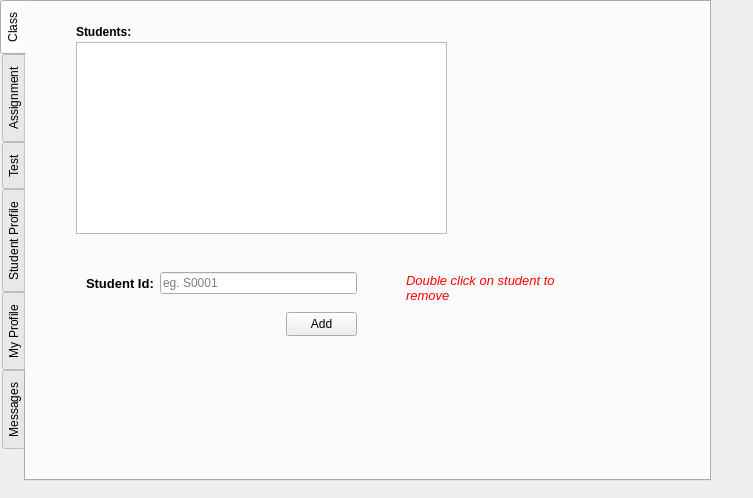
<?xml version="1.0" encoding="UTF-8"?>
<ui version="4.0">
 <class>teachers</class>
 <widget class="QMainWindow" name="teachers">
  <property name="geometry">
   <rect>
    <x>0</x>
    <y>0</y>
    <width>753</width>
    <height>498</height>
   </rect>
  </property>
  <property name="minimumSize">
   <size>
    <width>0</width>
    <height>0</height>
   </size>
  </property>
  <property name="maximumSize">
   <size>
    <width>753</width>
    <height>498</height>
   </size>
  </property>
  <property name="windowTitle">
   <string>Teacher</string>
  </property>
  <property name="windowIcon">
   <iconset resource="ssl.qrc">
    <normaloff>:/T.png</normaloff>:/T.png</iconset>
  </property>
  <widget class="QWidget" name="centralwidget">
   <widget class="QTabWidget" name="tabWidget">
    <property name="geometry">
     <rect>
      <x>0</x>
      <y>0</y>
      <width>711</width>
      <height>481</height>
     </rect>
    </property>
    <property name="tabPosition">
     <enum>QTabWidget::West</enum>
    </property>
    <property name="currentIndex">
     <number>0</number>
    </property>
    <widget class="QWidget" name="Class_tab">
     <attribute name="title">
      <string>Class</string>
     </attribute>
     <widget class="QTableView" name="studentlist_tableView">
      <property name="geometry">
       <rect>
        <x>50</x>
        <y>40</y>
        <width>371</width>
        <height>192</height>
       </rect>
      </property>
     </widget>
     <widget class="QLabel" name="label">
      <property name="geometry">
       <rect>
        <x>50</x>
        <y>20</y>
        <width>71</width>
        <height>20</height>
       </rect>
      </property>
      <property name="font">
       <font>
        <pointsize>9</pointsize>
        <italic>false</italic>
        <bold>true</bold>
        <underline>false</underline>
       </font>
      </property>
      <property name="text">
       <string>Students:</string>
      </property>
     </widget>
     <widget class="QWidget" name="formLayoutWidget">
      <property name="geometry">
       <rect>
        <x>60</x>
        <y>270</y>
        <width>271</width>
        <height>31</height>
       </rect>
      </property>
      <layout class="QFormLayout" name="formLayout">
       <item row="0" column="0">
        <widget class="QLabel" name="label_2">
         <property name="font">
          <font>
           <pointsize>10</pointsize>
           <bold>true</bold>
          </font>
         </property>
         <property name="text">
          <string>Student Id:</string>
         </property>
        </widget>
       </item>
       <item row="0" column="1">
        <widget class="QLineEdit" name="addStudent_lineEdit">
         <property name="placeholderText">
          <string>eg. S0001</string>
         </property>
        </widget>
       </item>
      </layout>
     </widget>
     <widget class="QPushButton" name="addStudent_pushButton">
      <property name="geometry">
       <rect>
        <x>260</x>
        <y>310</y>
        <width>71</width>
        <height>24</height>
       </rect>
      </property>
      <property name="text">
       <string>Add</string>
      </property>
     </widget>
     <widget class="QLabel" name="label_3">
      <property name="geometry">
       <rect>
        <x>380</x>
        <y>260</y>
        <width>151</width>
        <height>51</height>
       </rect>
      </property>
      <property name="font">
       <font>
        <pointsize>10</pointsize>
        <italic>true</italic>
        <bold>false</bold>
       </font>
      </property>
      <property name="styleSheet">
       <string notr="true">color: rgb(255, 0, 0);</string>
      </property>
      <property name="text">
       <string>Double click on student to remove</string>
      </property>
      <property name="alignment">
       <set>Qt::AlignLeading|Qt::AlignLeft|Qt::AlignVCenter</set>
      </property>
      <property name="wordWrap">
       <bool>true</bool>
      </property>
     </widget>
    </widget>
    <widget class="QWidget" name="Assignment">
     <attribute name="title">
      <string>Assignment</string>
     </attribute>
     <widget class="QTabWidget" name="tabWidget_2">
      <property name="geometry">
       <rect>
        <x>0</x>
        <y>-10</y>
        <width>681</width>
        <height>491</height>
       </rect>
      </property>
      <property name="styleSheet">
       <string notr="true"/>
      </property>
      <property name="tabPosition">
       <enum>QTabWidget::West</enum>
      </property>
      <property name="currentIndex">
       <number>1</number>
      </property>
      <widget class="QWidget" name="tab">
       <attribute name="title">
        <string>Upload</string>
       </attribute>
       <widget class="QDateTimeEdit" name="Start_dateTimeEdit">
        <property name="geometry">
         <rect>
          <x>360</x>
          <y>180</y>
          <width>141</width>
          <height>25</height>
         </rect>
        </property>
        <property name="displayFormat">
         <string>yyyy-mm-dd hh:mm AP</string>
        </property>
        <property name="calendarPopup">
         <bool>true</bool>
        </property>
       </widget>
       <widget class="QDateTimeEdit" name="End_dateTimeEdit_2">
        <property name="geometry">
         <rect>
          <x>360</x>
          <y>250</y>
          <width>141</width>
          <height>25</height>
         </rect>
        </property>
        <property name="displayFormat">
         <string>yyyy-mm-dd hh:mm AP</string>
        </property>
        <property name="calendarPopup">
         <bool>true</bool>
        </property>
       </widget>
       <widget class="QLabel" name="label_19">
        <property name="geometry">
         <rect>
          <x>30</x>
          <y>140</y>
          <width>91</width>
          <height>16</height>
         </rect>
        </property>
        <property name="font">
         <font>
          <pointsize>10</pointsize>
         </font>
        </property>
        <property name="text">
         <string>Select Students</string>
        </property>
       </widget>
       <widget class="QLabel" name="label_20">
        <property name="geometry">
         <rect>
          <x>360</x>
          <y>160</y>
          <width>61</width>
          <height>16</height>
         </rect>
        </property>
        <property name="font">
         <font>
          <bold>true</bold>
         </font>
        </property>
        <property name="text">
         <string>Start Time:</string>
        </property>
       </widget>
       <widget class="QLabel" name="label_21">
        <property name="geometry">
         <rect>
          <x>360</x>
          <y>230</y>
          <width>61</width>
          <height>16</height>
         </rect>
        </property>
        <property name="font">
         <font>
          <pointsize>9</pointsize>
          <bold>true</bold>
         </font>
        </property>
        <property name="text">
         <string>End Time:</string>
        </property>
       </widget>
       <widget class="QPushButton" name="selectAllStudents_pushButton_6">
        <property name="geometry">
         <rect>
          <x>20</x>
          <y>330</y>
          <width>101</width>
          <height>24</height>
         </rect>
        </property>
        <property name="text">
         <string>Select All</string>
        </property>
       </widget>
       <widget class="QPushButton" name="AssignmnetUpload_pushButton_7">
        <property name="geometry">
         <rect>
          <x>380</x>
          <y>380</y>
          <width>80</width>
          <height>24</height>
         </rect>
        </property>
        <property name="text">
         <string>Upload</string>
        </property>
       </widget>
       <widget class="QLineEdit" name="assignmentUpload_lineEdit_10">
        <property name="geometry">
         <rect>
          <x>30</x>
          <y>80</y>
          <width>231</width>
          <height>24</height>
         </rect>
        </property>
        <property name="placeholderText">
         <string>Choose File...(PDF only)</string>
        </property>
       </widget>
       <widget class="QToolButton" name="assignmentUpload_toolButton">
        <property name="geometry">
         <rect>
          <x>270</x>
          <y>80</y>
          <width>23</width>
          <height>23</height>
         </rect>
        </property>
        <property name="text">
         <string>...</string>
        </property>
       </widget>
       <widget class="QLineEdit" name="AssignmentUpload_lineEdit_11">
        <property name="geometry">
         <rect>
          <x>320</x>
          <y>80</y>
          <width>161</width>
          <height>24</height>
         </rect>
        </property>
        <property name="placeholderText">
         <string>Assignment Title</string>
        </property>
       </widget>
       <widget class="QListWidget" name="assignmentWidget_listWidget">
        <property name="geometry">
         <rect>
          <x>20</x>
          <y>160</y>
          <width>301</width>
          <height>161</height>
         </rect>
        </property>
        <property name="selectionMode">
         <enum>QAbstractItemView::MultiSelection</enum>
        </property>
       </widget>
      </widget>
      <widget class="QWidget" name="tab_2">
       <attribute name="title">
        <string>Grade</string>
       </attribute>
       <widget class="QComboBox" name="assignment_comboBox_5">
        <property name="geometry">
         <rect>
          <x>10</x>
          <y>10</y>
          <width>191</width>
          <height>31</height>
         </rect>
        </property>
        <property name="placeholderText">
         <string>Assignment</string>
        </property>
       </widget>
       <widget class="QListWidget" name="assignmnetSubmitted_listWidget">
        <property name="geometry">
         <rect>
          <x>0</x>
          <y>50</y>
          <width>461</width>
          <height>411</height>
         </rect>
        </property>
        <property name="editTriggers">
         <set>QAbstractItemView::NoEditTriggers</set>
        </property>
        <property name="selectionBehavior">
         <enum>QAbstractItemView::SelectRows</enum>
        </property>
        <property name="sortingEnabled">
         <bool>true</bool>
        </property>
       </widget>
       <widget class="QPushButton" name="gradeAAssignments_pushButton">
        <property name="geometry">
         <rect>
          <x>470</x>
          <y>330</y>
          <width>80</width>
          <height>31</height>
         </rect>
        </property>
        <property name="text">
         <string>Grade</string>
        </property>
       </widget>
       <widget class="QComboBox" name="gradeLevel_comboBox">
        <property name="geometry">
         <rect>
          <x>470</x>
          <y>180</y>
          <width>72</width>
          <height>24</height>
         </rect>
        </property>
        <item>
         <property name="text">
          <string>Grade</string>
         </property>
        </item>
        <item>
         <property name="text">
          <string>A</string>
         </property>
        </item>
        <item>
         <property name="text">
          <string>B</string>
         </property>
        </item>
        <item>
         <property name="text">
          <string>C</string>
         </property>
        </item>
        <item>
         <property name="text">
          <string>D</string>
         </property>
        </item>
        <item>
         <property name="text">
          <string>E</string>
         </property>
        </item>
        <item>
         <property name="text">
          <string>F</string>
         </property>
        </item>
        <item>
         <property name="text">
          <string>X</string>
         </property>
        </item>
       </widget>
       <widget class="QLabel" name="label_14">
        <property name="geometry">
         <rect>
          <x>330</x>
          <y>20</y>
          <width>201</width>
          <height>21</height>
         </rect>
        </property>
        <property name="font">
         <font>
          <bold>false</bold>
         </font>
        </property>
        <property name="styleSheet">
         <string notr="true">color: rgb(255, 0, 0);</string>
        </property>
        <property name="text">
         <string>Double Click to Open Student File</string>
        </property>
       </widget>
      </widget>
     </widget>
    </widget>
    <widget class="QWidget" name="Test">
     <attribute name="title">
      <string>Test</string>
     </attribute>
     <widget class="QListWidget" name="gradeTest_listWidget_2">
      <property name="geometry">
       <rect>
        <x>30</x>
        <y>50</y>
        <width>311</width>
        <height>241</height>
       </rect>
      </property>
      <property name="editTriggers">
       <set>QAbstractItemView::NoEditTriggers</set>
      </property>
     </widget>
     <widget class="QLabel" name="label_9">
      <property name="geometry">
       <rect>
        <x>50</x>
        <y>30</y>
        <width>91</width>
        <height>16</height>
       </rect>
      </property>
      <property name="font">
       <font>
        <bold>true</bold>
       </font>
      </property>
      <property name="text">
       <string>Select Students</string>
      </property>
     </widget>
     <widget class="QComboBox" name="testTitle_comboBox">
      <property name="geometry">
       <rect>
        <x>370</x>
        <y>170</y>
        <width>81</width>
        <height>24</height>
       </rect>
      </property>
      <property name="toolTip">
       <string>&lt;html&gt;&lt;head/&gt;&lt;body&gt;&lt;p&gt;Type in the title of the test. example 'Test 1'&lt;/p&gt;&lt;/body&gt;&lt;/html&gt;</string>
      </property>
      <property name="accessibleDescription">
       <string>Type in a new Test Tittle or choose one from the dropdown</string>
      </property>
      <property name="editable">
       <bool>false</bool>
      </property>
      <property name="currentText">
       <string/>
      </property>
      <property name="placeholderText">
       <string>Test Title</string>
      </property>
      <item>
       <property name="text">
        <string>Test No.</string>
       </property>
      </item>
     </widget>
     <widget class="QComboBox" name="gradeAssign_comboBox_2">
      <property name="geometry">
       <rect>
        <x>460</x>
        <y>170</y>
        <width>72</width>
        <height>24</height>
       </rect>
      </property>
      <property name="font">
       <font>
        <kerning>true</kerning>
       </font>
      </property>
      <property name="placeholderText">
       <string>Grade</string>
      </property>
      <item>
       <property name="text">
        <string>Grade</string>
       </property>
      </item>
      <item>
       <property name="text">
        <string>A</string>
       </property>
      </item>
      <item>
       <property name="text">
        <string>B</string>
       </property>
      </item>
      <item>
       <property name="text">
        <string>C</string>
       </property>
      </item>
      <item>
       <property name="text">
        <string>D</string>
       </property>
      </item>
      <item>
       <property name="text">
        <string>E</string>
       </property>
      </item>
      <item>
       <property name="text">
        <string>F</string>
       </property>
      </item>
      <item>
       <property name="text">
        <string>X</string>
       </property>
      </item>
     </widget>
     <widget class="QPushButton" name="grade_pushButton_4">
      <property name="geometry">
       <rect>
        <x>400</x>
        <y>310</y>
        <width>80</width>
        <height>24</height>
       </rect>
      </property>
      <property name="text">
       <string>Grade</string>
      </property>
     </widget>
     <widget class="QLabel" name="label_22">
      <property name="geometry">
       <rect>
        <x>380</x>
        <y>150</y>
        <width>61</width>
        <height>16</height>
       </rect>
      </property>
      <property name="font">
       <font>
        <bold>true</bold>
       </font>
      </property>
      <property name="text">
       <string>Test Title</string>
      </property>
     </widget>
     <widget class="QLineEdit" name="createTest_lineEdit">
      <property name="geometry">
       <rect>
        <x>370</x>
        <y>70</y>
        <width>113</width>
        <height>24</height>
       </rect>
      </property>
      <property name="placeholderText">
       <string>Test Title</string>
      </property>
     </widget>
     <widget class="QPushButton" name="createTest_pushButton">
      <property name="geometry">
       <rect>
        <x>490</x>
        <y>70</y>
        <width>61</width>
        <height>24</height>
       </rect>
      </property>
      <property name="text">
       <string>Create</string>
      </property>
     </widget>
     <widget class="QLabel" name="label_4">
      <property name="geometry">
       <rect>
        <x>380</x>
        <y>50</y>
        <width>71</width>
        <height>16</height>
       </rect>
      </property>
      <property name="font">
       <font>
        <bold>true</bold>
       </font>
      </property>
      <property name="text">
       <string>Create Test</string>
      </property>
     </widget>
     <widget class="QLabel" name="label_6">
      <property name="geometry">
       <rect>
        <x>470</x>
        <y>150</y>
        <width>49</width>
        <height>16</height>
       </rect>
      </property>
      <property name="font">
       <font>
        <bold>true</bold>
       </font>
      </property>
      <property name="text">
       <string>Grade</string>
      </property>
     </widget>
    </widget>
    <widget class="QWidget" name="vStudent">
     <attribute name="title">
      <string>Student Profile</string>
     </attribute>
     <widget class="QLabel" name="studenProfilePic">
      <property name="geometry">
       <rect>
        <x>20</x>
        <y>90</y>
        <width>151</width>
        <height>151</height>
       </rect>
      </property>
      <property name="styleSheet">
       <string notr="true">border: 1px solid black;
color: rgb(0, 0, 0);</string>
      </property>
      <property name="text">
       <string>img</string>
      </property>
      <property name="alignment">
       <set>Qt::AlignCenter</set>
      </property>
     </widget>
     <widget class="QWidget" name="layoutWidget">
      <property name="geometry">
       <rect>
        <x>200</x>
        <y>170</y>
        <width>201</width>
        <height>26</height>
       </rect>
      </property>
      <layout class="QFormLayout" name="formLayout_7">
       <item row="0" column="0">
        <widget class="QLabel" name="label_12">
         <property name="font">
          <font>
           <pointsize>10</pointsize>
          </font>
         </property>
         <property name="text">
          <string>Student Id:</string>
         </property>
        </widget>
       </item>
       <item row="0" column="1">
        <widget class="QLineEdit" name="studentIdRetrieve">
         <property name="readOnly">
          <bool>true</bool>
         </property>
        </widget>
       </item>
      </layout>
     </widget>
     <widget class="QWidget" name="layoutWidget_2">
      <property name="geometry">
       <rect>
        <x>190</x>
        <y>90</y>
        <width>311</width>
        <height>26</height>
       </rect>
      </property>
      <layout class="QFormLayout" name="formLayout_8">
       <item row="0" column="0">
        <widget class="QLabel" name="label_13">
         <property name="font">
          <font>
           <pointsize>10</pointsize>
           <bold>true</bold>
          </font>
         </property>
         <property name="text">
          <string>Name:</string>
         </property>
        </widget>
       </item>
       <item row="0" column="1">
        <widget class="QLineEdit" name="nameRetrieve">
         <property name="enabled">
          <bool>true</bool>
         </property>
         <property name="text">
          <string/>
         </property>
         <property name="readOnly">
          <bool>true</bool>
         </property>
        </widget>
       </item>
      </layout>
     </widget>
     <widget class="QComboBox" name="selectStudent_combo1">
      <property name="geometry">
       <rect>
        <x>60</x>
        <y>40</y>
        <width>371</width>
        <height>24</height>
       </rect>
      </property>
      <property name="font">
       <font>
        <hintingpreference>PreferDefaultHinting</hintingpreference>
       </font>
      </property>
      <property name="placeholderText">
       <string>Select Student</string>
      </property>
     </widget>
     <widget class="QWidget" name="layoutWidget">
      <property name="geometry">
       <rect>
        <x>230</x>
        <y>130</y>
        <width>91</width>
        <height>26</height>
       </rect>
      </property>
      <layout class="QFormLayout" name="formLayout_6">
       <item row="0" column="0">
        <widget class="QLabel" name="label_11">
         <property name="text">
          <string>Age:</string>
         </property>
        </widget>
       </item>
       <item row="0" column="1">
        <widget class="QLineEdit" name="ageRetrieve">
         <property name="readOnly">
          <bool>true</bool>
         </property>
        </widget>
       </item>
      </layout>
     </widget>
    </widget>
    <widget class="QWidget" name="tProfile">
     <attribute name="title">
      <string>My Profile</string>
     </attribute>
     <widget class="QLabel" name="profilepicture">
      <property name="geometry">
       <rect>
        <x>20</x>
        <y>50</y>
        <width>161</width>
        <height>171</height>
       </rect>
      </property>
      <property name="styleSheet">
       <string notr="true">border: 1px solid black;
color: rgb(0, 0, 0);</string>
      </property>
      <property name="text">
       <string>Click to add picture</string>
      </property>
      <property name="alignment">
       <set>Qt::AlignCenter</set>
      </property>
      <property name="wordWrap">
       <bool>true</bool>
      </property>
     </widget>
     <widget class="QPushButton" name="mypEditbutton">
      <property name="geometry">
       <rect>
        <x>370</x>
        <y>280</y>
        <width>61</width>
        <height>24</height>
       </rect>
      </property>
      <property name="text">
       <string>Edit</string>
      </property>
     </widget>
     <widget class="QPushButton" name="mypSavebutton">
      <property name="enabled">
       <bool>false</bool>
      </property>
      <property name="geometry">
       <rect>
        <x>460</x>
        <y>280</y>
        <width>61</width>
        <height>24</height>
       </rect>
      </property>
      <property name="text">
       <string>Save</string>
      </property>
     </widget>
     <widget class="QWidget" name="layoutWidget">
      <property name="geometry">
       <rect>
        <x>210</x>
        <y>110</y>
        <width>231</width>
        <height>26</height>
       </rect>
      </property>
      <layout class="QFormLayout" name="formLayout_2">
       <item row="0" column="0">
        <widget class="QLabel" name="label_7">
         <property name="text">
          <string>Subject:</string>
         </property>
        </widget>
       </item>
       <item row="0" column="1">
        <widget class="QLineEdit" name="mypSubject">
         <property name="readOnly">
          <bool>true</bool>
         </property>
        </widget>
       </item>
      </layout>
     </widget>
     <widget class="QWidget" name="layoutWidget">
      <property name="geometry">
       <rect>
        <x>214</x>
        <y>70</y>
        <width>321</width>
        <height>26</height>
       </rect>
      </property>
      <layout class="QFormLayout" name="formLayout_3">
       <item row="0" column="0">
        <widget class="QLabel" name="label_5">
         <property name="font">
          <font>
           <pointsize>10</pointsize>
           <bold>true</bold>
          </font>
         </property>
         <property name="text">
          <string>Name:</string>
         </property>
        </widget>
       </item>
       <item row="0" column="1">
        <widget class="QLineEdit" name="mypName">
         <property name="readOnly">
          <bool>true</bool>
         </property>
        </widget>
       </item>
      </layout>
     </widget>
     <widget class="QWidget" name="layoutWidget">
      <property name="geometry">
       <rect>
        <x>240</x>
        <y>150</y>
        <width>101</width>
        <height>26</height>
       </rect>
      </property>
      <layout class="QFormLayout" name="formLayout_5">
       <item row="0" column="0">
        <widget class="QLabel" name="label_8">
         <property name="font">
          <font>
           <pointsize>10</pointsize>
          </font>
         </property>
         <property name="text">
          <string>Id:</string>
         </property>
        </widget>
       </item>
       <item row="0" column="1">
        <widget class="QLineEdit" name="mypID">
         <property name="readOnly">
          <bool>true</bool>
         </property>
        </widget>
       </item>
      </layout>
     </widget>
     <widget class="QWidget" name="layoutWidget_4">
      <property name="geometry">
       <rect>
        <x>200</x>
        <y>190</y>
        <width>231</width>
        <height>26</height>
       </rect>
      </property>
      <layout class="QFormLayout" name="formLayout_12">
       <item row="0" column="0">
        <widget class="QLabel" name="label_23">
         <property name="text">
          <string>Phone No:</string>
         </property>
        </widget>
       </item>
       <item row="0" column="1">
        <widget class="QLineEdit" name="mypPhoneNumber">
         <property name="readOnly">
          <bool>true</bool>
         </property>
        </widget>
       </item>
      </layout>
     </widget>
     <widget class="QToolButton" name="toolButton">
      <property name="geometry">
       <rect>
        <x>320</x>
        <y>230</y>
        <width>23</width>
        <height>23</height>
       </rect>
      </property>
      <property name="text">
       <string>...</string>
      </property>
     </widget>
     <widget class="QLabel" name="label_10">
      <property name="geometry">
       <rect>
        <x>210</x>
        <y>230</y>
        <width>101</width>
        <height>16</height>
       </rect>
      </property>
      <property name="text">
       <string>New Profile Image:</string>
      </property>
     </widget>
     <widget class="QCommandLinkButton" name="commandLinkButton">
      <property name="geometry">
       <rect>
        <x>550</x>
        <y>420</y>
        <width>101</width>
        <height>41</height>
       </rect>
      </property>
      <property name="text">
       <string>Log Out</string>
      </property>
      <property name="icon">
       <iconset>
        <normaloff>../../../../Downloads/logout.png</normaloff>../../../../Downloads/logout.png</iconset>
      </property>
     </widget>
    </widget>
    <widget class="QWidget" name="Messages">
     <attribute name="title">
      <string>Messages</string>
     </attribute>
     <widget class="QScrollArea" name="scrollArea">
      <property name="geometry">
       <rect>
        <x>10</x>
        <y>40</y>
        <width>541</width>
        <height>421</height>
       </rect>
      </property>
      <property name="widgetResizable">
       <bool>true</bool>
      </property>
      <property name="alignment">
       <set>Qt::AlignLeading|Qt::AlignLeft|Qt::AlignTop</set>
      </property>
      <widget class="QWidget" name="scrollAreaWidgetContents">
       <property name="geometry">
        <rect>
         <x>0</x>
         <y>0</y>
         <width>539</width>
         <height>419</height>
        </rect>
       </property>
      </widget>
     </widget>
     <widget class="QPushButton" name="pushButton_5">
      <property name="geometry">
       <rect>
        <x>10</x>
        <y>3</y>
        <width>111</width>
        <height>31</height>
       </rect>
      </property>
      <property name="text">
       <string>New Message</string>
      </property>
     </widget>
     <widget class="Line" name="line_2">
      <property name="geometry">
       <rect>
        <x>0</x>
        <y>30</y>
        <width>571</width>
        <height>16</height>
       </rect>
      </property>
      <property name="orientation">
       <enum>Qt::Horizontal</enum>
      </property>
     </widget>
    </widget>
   </widget>
  </widget>
  <widget class="QMenuBar" name="menubar">
   <property name="geometry">
    <rect>
     <x>0</x>
     <y>0</y>
     <width>753</width>
     <height>21</height>
    </rect>
   </property>
  </widget>
 </widget>
 <resources>
  <include location="ssl.qrc"/>
 </resources>
 <connections/>
</ui>
